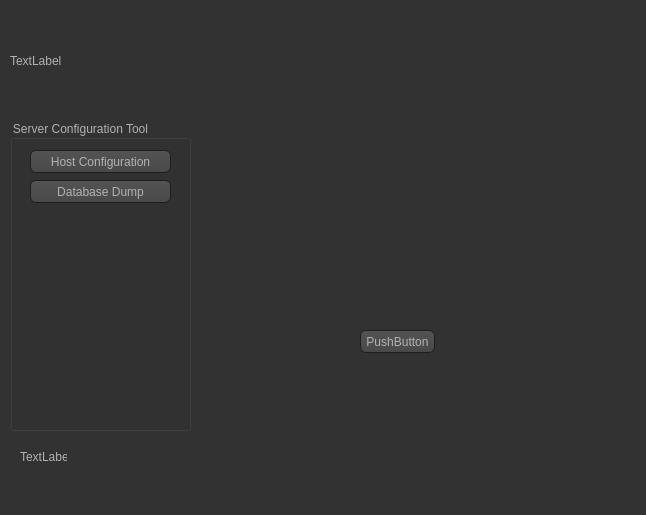
<?xml version="1.0" encoding="UTF-8"?>
<ui version="4.0">
 <class>MainWindow</class>
 <widget class="QMainWindow" name="MainWindow">
  <property name="geometry">
   <rect>
    <x>0</x>
    <y>0</y>
    <width>646</width>
    <height>515</height>
   </rect>
  </property>
  <property name="windowTitle">
   <string>rAthena Studio</string>
  </property>
  <property name="styleSheet">
   <string notr="true">QToolTip
{
     border: 1px solid black;
     background-color: #ffa02f;
     padding: 1px;
     border-radius: 3px;
     opacity: 100;
}

QWidget
{
    color: #b1b1b1;
    background-color: #323232;
}

QWidget:item:hover
{
    background-color: QLinearGradient( x1: 0, y1: 0, x2: 0, y2: 1, stop: 0 #ffa02f, stop: 1 #ca0619);
    color: #000000;
}

QWidget:item:selected
{
    background-color: QLinearGradient( x1: 0, y1: 0, x2: 0, y2: 1, stop: 0 #ffa02f, stop: 1 #d7801a);
}

QMenuBar::item
{
    background: transparent;
}

QMenuBar::item:selected
{
    background: transparent;
    border: 1px solid #ffaa00;
}

QMenuBar::item:pressed
{
    background: #444;
    border: 1px solid #000;
    background-color: QLinearGradient(
        x1:0, y1:0,
        x2:0, y2:1,
        stop:1 #212121,
        stop:0.4 #343434/*,
        stop:0.2 #343434,
        stop:0.1 #ffaa00*/
    );
    margin-bottom:-1px;
    padding-bottom:1px;
}

QMenu
{
    border: 1px solid #000;
}

QMenu::item
{
    padding: 2px 20px 2px 20px;
}

QMenu::item:selected
{
    color: #000000;
}

QWidget:disabled
{
    color: #404040;
    background-color: #323232;
}

QAbstractItemView
{
    background-color: QLinearGradient( x1: 0, y1: 0, x2: 0, y2: 1, stop: 0 #4d4d4d, stop: 0.1 #646464, stop: 1 #5d5d5d);
}

QWidget:focus
{
    /*border: 2px solid QLinearGradient( x1: 0, y1: 0, x2: 0, y2: 1, stop: 0 #ffa02f, stop: 1 #d7801a);*/
}

QLineEdit
{
    background-color: QLinearGradient( x1: 0, y1: 0, x2: 0, y2: 1, stop: 0 #4d4d4d, stop: 0 #646464, stop: 1 #5d5d5d);
    padding: 1px;
    border-style: solid;
    border: 1px solid #1e1e1e;
    border-radius: 5;
}

QPushButton
{
    color: #b1b1b1;
    background-color: QLinearGradient( x1: 0, y1: 0, x2: 0, y2: 1, stop: 0 #565656, stop: 0.1 #525252, stop: 0.5 #4e4e4e, stop: 0.9 #4a4a4a, stop: 1 #464646);
    border-width: 1px;
    border-color: #1e1e1e;
    border-style: solid;
    border-radius: 6;
    padding: 3px;
    font-size: 12px;
    padding-left: 5px;
    padding-right: 5px;
}

QPushButton:pressed
{
    background-color: QLinearGradient( x1: 0, y1: 0, x2: 0, y2: 1, stop: 0 #2d2d2d, stop: 0.1 #2b2b2b, stop: 0.5 #292929, stop: 0.9 #282828, stop: 1 #252525);
}

QComboBox
{
    selection-background-color: #ffaa00;
    background-color: QLinearGradient( x1: 0, y1: 0, x2: 0, y2: 1, stop: 0 #565656, stop: 0.1 #525252, stop: 0.5 #4e4e4e, stop: 0.9 #4a4a4a, stop: 1 #464646);
    border-style: solid;
    border: 1px solid #1e1e1e;
    border-radius: 5;
}

QComboBox:hover,QPushButton:hover
{
    border: 2px solid QLinearGradient( x1: 0, y1: 0, x2: 0, y2: 1, stop: 0 #ffa02f, stop: 1 #d7801a);
}


QComboBox:on
{
    padding-top: 3px;
    padding-left: 4px;
    background-color: QLinearGradient( x1: 0, y1: 0, x2: 0, y2: 1, stop: 0 #2d2d2d, stop: 0.1 #2b2b2b, stop: 0.5 #292929, stop: 0.9 #282828, stop: 1 #252525);
    selection-background-color: #ffaa00;
}

QComboBox QAbstractItemView
{
    border: 2px solid darkgray;
    selection-background-color: QLinearGradient( x1: 0, y1: 0, x2: 0, y2: 1, stop: 0 #ffa02f, stop: 1 #d7801a);
}

QComboBox::drop-down
{
     subcontrol-origin: padding;
     subcontrol-position: top right;
     width: 15px;

     border-left-width: 0px;
     border-left-color: darkgray;
     border-left-style: solid; /* just a single line */
     border-top-right-radius: 3px; /* same radius as the QComboBox */
     border-bottom-right-radius: 3px;
 }

QComboBox::down-arrow
{
     image: url(:/down_arrow.png);
}

QGroupBox:focus
{
border: 2px solid QLinearGradient( x1: 0, y1: 0, x2: 0, y2: 1, stop: 0 #ffa02f, stop: 1 #d7801a);
}

QTextEdit:focus
{
    border: 2px solid QLinearGradient( x1: 0, y1: 0, x2: 0, y2: 1, stop: 0 #ffa02f, stop: 1 #d7801a);
}

QScrollBar:horizontal {
     border: 1px solid #222222;
     background: QLinearGradient( x1: 0, y1: 0, x2: 0, y2: 1, stop: 0.0 #121212, stop: 0.2 #282828, stop: 1 #484848);
     height: 7px;
     margin: 0px 16px 0 16px;
}

QScrollBar::handle:horizontal
{
      background: QLinearGradient( x1: 0, y1: 0, x2: 1, y2: 0, stop: 0 #ffa02f, stop: 0.5 #d7801a, stop: 1 #ffa02f);
      min-height: 20px;
      border-radius: 2px;
}

QScrollBar::add-line:horizontal {
      border: 1px solid #1b1b19;
      border-radius: 2px;
      background: QLinearGradient( x1: 0, y1: 0, x2: 1, y2: 0, stop: 0 #ffa02f, stop: 1 #d7801a);
      width: 14px;
      subcontrol-position: right;
      subcontrol-origin: margin;
}

QScrollBar::sub-line:horizontal {
      border: 1px solid #1b1b19;
      border-radius: 2px;
      background: QLinearGradient( x1: 0, y1: 0, x2: 1, y2: 0, stop: 0 #ffa02f, stop: 1 #d7801a);
      width: 14px;
     subcontrol-position: left;
     subcontrol-origin: margin;
}

QScrollBar::right-arrow:horizontal, QScrollBar::left-arrow:horizontal
{
      border: 1px solid black;
      width: 1px;
      height: 1px;
      background: white;
}

QScrollBar::add-page:horizontal, QScrollBar::sub-page:horizontal
{
      background: none;
}

QScrollBar:vertical
{
      background: QLinearGradient( x1: 0, y1: 0, x2: 1, y2: 0, stop: 0.0 #121212, stop: 0.2 #282828, stop: 1 #484848);
      width: 7px;
      margin: 16px 0 16px 0;
      border: 1px solid #222222;
}

QScrollBar::handle:vertical
{
      background: QLinearGradient( x1: 0, y1: 0, x2: 0, y2: 1, stop: 0 #ffa02f, stop: 0.5 #d7801a, stop: 1 #ffa02f);
      min-height: 20px;
      border-radius: 2px;
}

QScrollBar::add-line:vertical
{
      border: 1px solid #1b1b19;
      border-radius: 2px;
      background: QLinearGradient( x1: 0, y1: 0, x2: 0, y2: 1, stop: 0 #ffa02f, stop: 1 #d7801a);
      height: 14px;
      subcontrol-position: bottom;
      subcontrol-origin: margin;
}

QScrollBar::sub-line:vertical
{
      border: 1px solid #1b1b19;
      border-radius: 2px;
      background: QLinearGradient( x1: 0, y1: 0, x2: 0, y2: 1, stop: 0 #d7801a, stop: 1 #ffa02f);
      height: 14px;
      subcontrol-position: top;
      subcontrol-origin: margin;
}

QScrollBar::up-arrow:vertical, QScrollBar::down-arrow:vertical
{
      border: 1px solid black;
      width: 1px;
      height: 1px;
      background: white;
}


QScrollBar::add-page:vertical, QScrollBar::sub-page:vertical
{
      background: none;
}

QTextEdit
{
    background-color: #242424;
}

QPlainTextEdit
{
    background-color: #242424;
}

QHeaderView::section
{
    background-color: QLinearGradient(x1:0, y1:0, x2:0, y2:1, stop:0 #616161, stop: 0.5 #505050, stop: 0.6 #434343, stop:1 #656565);
    color: white;
    padding-left: 4px;
    border: 1px solid #6c6c6c;
}

QCheckBox:disabled
{
color: #414141;
}

QDockWidget::title
{
    text-align: center;
    spacing: 3px; /* spacing between items in the tool bar */
    background-color: QLinearGradient(x1:0, y1:0, x2:0, y2:1, stop:0 #323232, stop: 0.5 #242424, stop:1 #323232);
}

QDockWidget::close-button, QDockWidget::float-button
{
    text-align: center;
    spacing: 1px; /* spacing between items in the tool bar */
    background-color: QLinearGradient(x1:0, y1:0, x2:0, y2:1, stop:0 #323232, stop: 0.5 #242424, stop:1 #323232);
}

QDockWidget::close-button:hover, QDockWidget::float-button:hover
{
    background: #242424;
}

QDockWidget::close-button:pressed, QDockWidget::float-button:pressed
{
    padding: 1px -1px -1px 1px;
}

QMainWindow::separator
{
    background-color: QLinearGradient(x1:0, y1:0, x2:0, y2:1, stop:0 #161616, stop: 0.5 #151515, stop: 0.6 #212121, stop:1 #343434);
    color: white;
    padding-left: 4px;
    border: 1px solid #4c4c4c;
    spacing: 3px; /* spacing between items in the tool bar */
}

QMainWindow::separator:hover
{

    background-color: QLinearGradient(x1:0, y1:0, x2:0, y2:1, stop:0 #d7801a, stop:0.5 #b56c17 stop:1 #ffa02f);
    color: white;
    padding-left: 4px;
    border: 1px solid #6c6c6c;
    spacing: 3px; /* spacing between items in the tool bar */
}

QToolBar::handle
{
     spacing: 3px; /* spacing between items in the tool bar */
     background: url(:/images/handle.png);
}

QMenu::separator
{
    height: 2px;
    background-color: QLinearGradient(x1:0, y1:0, x2:0, y2:1, stop:0 #161616, stop: 0.5 #151515, stop: 0.6 #212121, stop:1 #343434);
    color: white;
    padding-left: 4px;
    margin-left: 10px;
    margin-right: 5px;
}

QProgressBar
{
    border: 2px solid grey;
    border-radius: 5px;
    text-align: center;
}

QProgressBar::chunk
{
    background-color: #d7801a;
    width: 2.15px;
    margin: 0.5px;
}

QTabBar::tab {
    color: #b1b1b1;
    border: 1px solid #444;
    border-bottom-style: none;
    background-color: #323232;
    padding-left: 10px;
    padding-right: 10px;
    padding-top: 3px;
    padding-bottom: 2px;
    margin-right: -1px;
}

QTabWidget::pane {
    border: 1px solid #444;
    top: 1px;
}

QTabBar::tab:last
{
    margin-right: 0; /* the last selected tab has nothing to overlap with on the right */
    border-top-right-radius: 3px;
}

QTabBar::tab:first:!selected
{
 margin-left: 0px; /* the last selected tab has nothing to overlap with on the right */


    border-top-left-radius: 3px;
}

QTabBar::tab:!selected
{
    color: #b1b1b1;
    border-bottom-style: solid;
    margin-top: 3px;
    background-color: QLinearGradient(x1:0, y1:0, x2:0, y2:1, stop:1 #212121, stop:.4 #343434);
}

QTabBar::tab:selected
{
    border-top-left-radius: 3px;
    border-top-right-radius: 3px;
    margin-bottom: 0px;
}

QTabBar::tab:!selected:hover
{
    /*border-top: 2px solid #ffaa00;
    padding-bottom: 3px;*/
    border-top-left-radius: 3px;
    border-top-right-radius: 3px;
    background-color: QLinearGradient(x1:0, y1:0, x2:0, y2:1, stop:1 #212121, stop:0.4 #343434, stop:0.2 #343434, stop:0.1 #ffaa00);
}

QRadioButton::indicator:checked, QRadioButton::indicator:unchecked{
    color: #b1b1b1;
    background-color: #323232;
    border: 1px solid #b1b1b1;
    border-radius: 6px;
}

QRadioButton::indicator:checked
{
    background-color: qradialgradient(
        cx: 0.5, cy: 0.5,
        fx: 0.5, fy: 0.5,
        radius: 1.0,
        stop: 0.25 #ffaa00,
        stop: 0.3 #323232
    );
}

QCheckBox::indicator{
    color: #b1b1b1;
    background-color: #323232;
    border: 1px solid #b1b1b1;
    width: 9px;
    height: 9px;
}

QRadioButton::indicator
{
    border-radius: 6px;
}

QRadioButton::indicator:hover, QCheckBox::indicator:hover
{
    border: 1px solid #ffaa00;
}

QCheckBox::indicator:checked
{
    image:url(:/images/checkbox.png);
}

QCheckBox::indicator:disabled, QRadioButton::indicator:disabled
{
    border: 1px solid #444;
}</string>
  </property>
  <widget class="QWidget" name="centralWidget">
   <widget class="QLabel" name="label">
    <property name="geometry">
     <rect>
      <x>10</x>
      <y>20</y>
      <width>571</width>
      <height>81</height>
     </rect>
    </property>
    <property name="maximumSize">
     <size>
      <width>800</width>
      <height>300</height>
     </size>
    </property>
    <property name="text">
     <string>TextLabel</string>
    </property>
   </widget>
   <widget class="QGroupBox" name="groupBox">
    <property name="geometry">
     <rect>
      <x>10</x>
      <y>120</y>
      <width>181</width>
      <height>311</height>
     </rect>
    </property>
    <property name="title">
     <string>Server Configuration Tool</string>
    </property>
    <widget class="QPushButton" name="pushButton">
     <property name="geometry">
      <rect>
       <x>20</x>
       <y>30</y>
       <width>141</width>
       <height>23</height>
      </rect>
     </property>
     <property name="text">
      <string>Host Configuration</string>
     </property>
    </widget>
    <widget class="QPushButton" name="pushButton_2">
     <property name="geometry">
      <rect>
       <x>20</x>
       <y>60</y>
       <width>141</width>
       <height>23</height>
      </rect>
     </property>
     <property name="text">
      <string>Database Dump</string>
     </property>
    </widget>
   </widget>
   <widget class="QLabel" name="label_2">
    <property name="geometry">
     <rect>
      <x>20</x>
      <y>450</y>
      <width>47</width>
      <height>13</height>
     </rect>
    </property>
    <property name="text">
     <string>TextLabel</string>
    </property>
   </widget>
   <widget class="QPushButton" name="pushButton_3">
    <property name="geometry">
     <rect>
      <x>360</x>
      <y>330</y>
      <width>75</width>
      <height>23</height>
     </rect>
    </property>
    <property name="text">
     <string>PushButton</string>
    </property>
   </widget>
  </widget>
  <widget class="QMenuBar" name="menuBar">
   <property name="geometry">
    <rect>
     <x>0</x>
     <y>0</y>
     <width>646</width>
     <height>21</height>
    </rect>
   </property>
  </widget>
  <widget class="QStatusBar" name="statusBar"/>
 </widget>
 <layoutdefault spacing="6" margin="11"/>
 <resources/>
 <connections/>
</ui>
